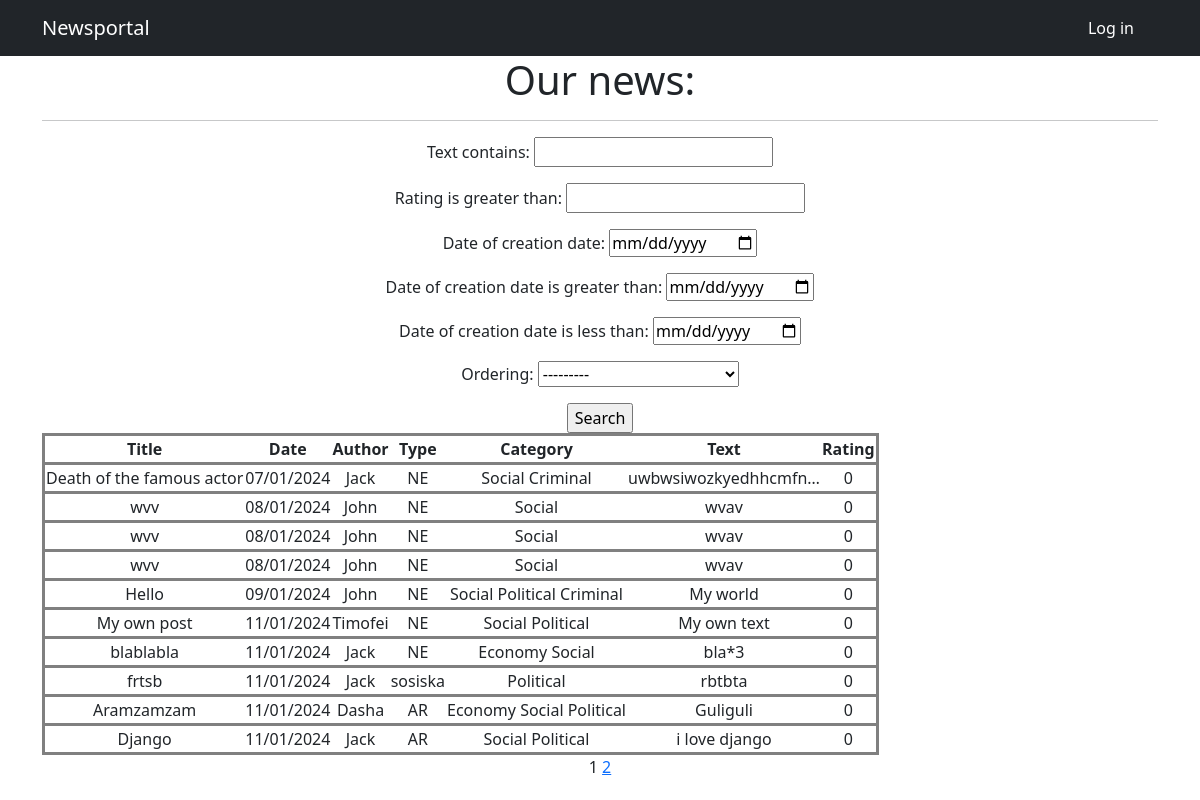
/newspaper/, run on an earlier commit of the app's database.
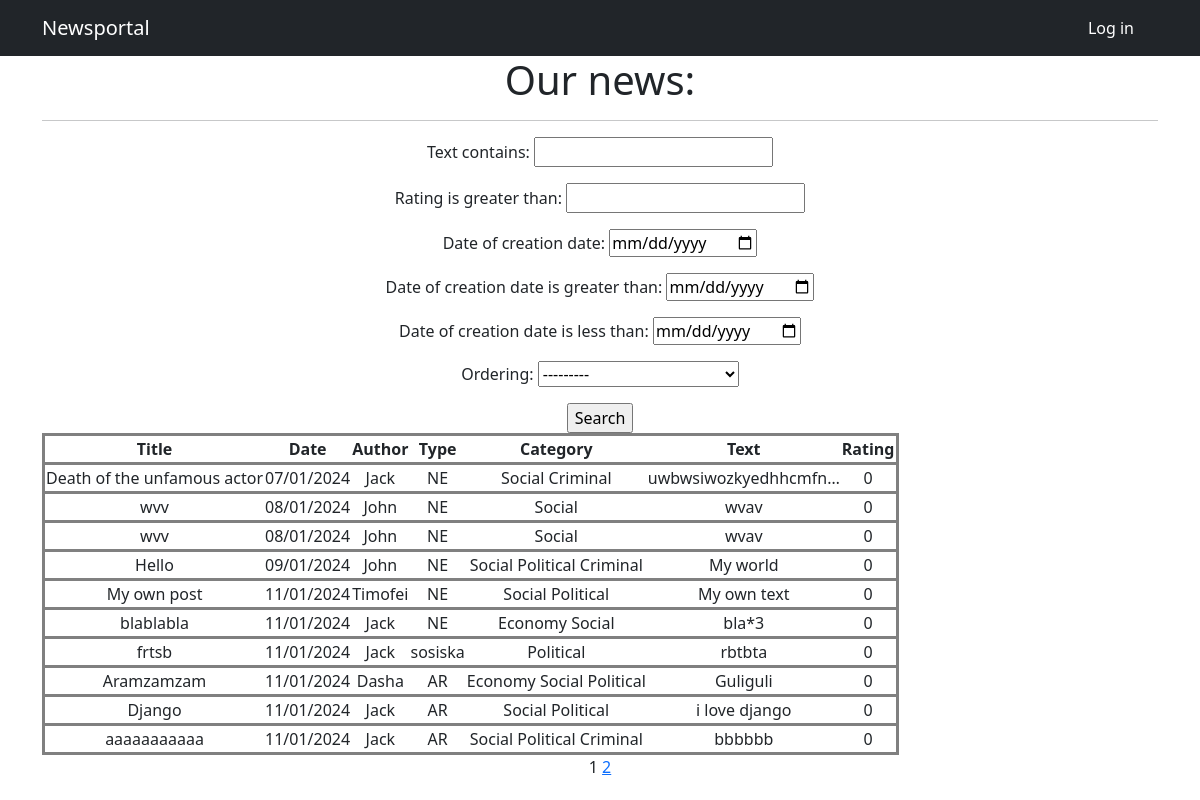
And on a later commit of the database.
### newsportal_app/models.py (models this page shows, shortened)
class Post(models.Model):
    author = models.ForeignKey(Author, on_delete=models.CASCADE)
    type = models.CharField(max_length=255, choices=TYPE_OF_POST, default=news)
    date_of_creation = models.DateTimeField(auto_now_add=True)
    category = models.ManyToManyField(Category, through='PostCategory')
    title = models.CharField(max_length=255)
    text = models.TextField()
    rating = models.IntegerField(default=0)

class Author(models.Model):
    user = models.OneToOneField(User, on_delete=models.CASCADE)
    rating = models.IntegerField(default=0)

class Category(models.Model):
    class Meta:
        verbose_name_plural = 'Categories'
    name = models.CharField(max_length=255, unique=True)
    subscribers = models.ManyToManyField(User, blank=True, related_name='categories')

### newsportal_app/views.py (the view)
# urls.py: path('', PostList.as_view(), name='post_list'),
class PostList(ListView):
    model = Post
    template_name = 'views/news.html'
    context_object_name = 'posts'
    paginate_by = 10
    def get_queryset(self):
        queryset = super().get_queryset()
        self.filterset = PostFilter(self.request.GET, queryset)
        return self.filterset.qs
    def get_context_data(self, **kwargs):
        context = super().get_context_data(**kwargs)
        context['filterset'] = self.filterset
        return context

### newsportal_app/templatetags/custom_filters.py (called while the page is built)
@register.filter()
def censor(text):
    for first in range(len(text)):
        for second in range(1, len(text)+1):
            if text[first:second + 1] in profanity_list:
                text = text[:first + 1] + '*' * (second - first) + text[second + 1:]
    return text

### newsportal_app/templatetags/custom_tags.py (called while the page is built)
@register.simple_tag(takes_context=True)
def url_replace(context, **kwargs):
    d = context['request'].GET.copy()
    for k, v in kwargs.items():
        d[k] = v
    return d.urlencode()

### templates/views/news.html (shortened to what this page needs)
{% extends 'flatpages/default.html' %}
{% load custom_tags %}
{% load custom_filters %}
{% block title %}
Newsportal
{% endblock title %}
{% block content %}
   <h1>Our news:</h1>
   <hr>
   <form action="" method="get">
       {{ filterset.form.as_p }}
       <input type="submit" value="Search" />
   </form>
   {% if posts %}
       <table>
           <tr>
               <th>Title</th>
               <th>Date</th>
               <th>Author</th>
               <th>Type</th>
               <th>Category</th>
               <th>Text</th>
               <th>Rating</th>
           </tr>
           {% for post in posts %}
           <tr>
               <td>{{ post.title }}</td>
               <td>{{ post.date_of_creation|date:"d/m/Y" }}</td>
               <td>{{ post.author.user.username }}</td>
               <td>{{ post.type }}</td>
               <td>
                   {% for category in post.category.all %}
                      {{ category.name }}
                   {% endfor %}
               </td>
               <td>{{ post.text|truncatechars:20|censor }}</td>
               <td>{{ post.rating }}</td>
           </tr>
           {% endfor %}
       </table>
   {% else %}
       <h2>There are not posts!</h2>
   {% endif %}
   {{ page_obj.number }}
   {% if page_obj.has_next %}
       <a href="?{% url_replace page=page_obj.next_page_number %}">{{ page_obj.next_page_number }}</a>
   {% endif %}
{% endblock content %}

What changed in the data, as far as the page shows it:
removed Post: title "wvv", date_of_creation "08/01/2024", author.user.username "John", type "NE", text|censor "wvav", rating "0", Category (name "Social")
changed Post "uwbwsiwozkyedhhcmfn…": title "Death of the famous actor" → "Death of the unfamous actor"
now on this page (row unchanged): Post: title "aaaaaaaaaaa", date_of_creation "11/01/2024", author.user.username "Jack", type "AR", text|censor "bbbbbb", rating "0", Category (name "Social"), Category (name "Political"), Category (name "Criminal")
